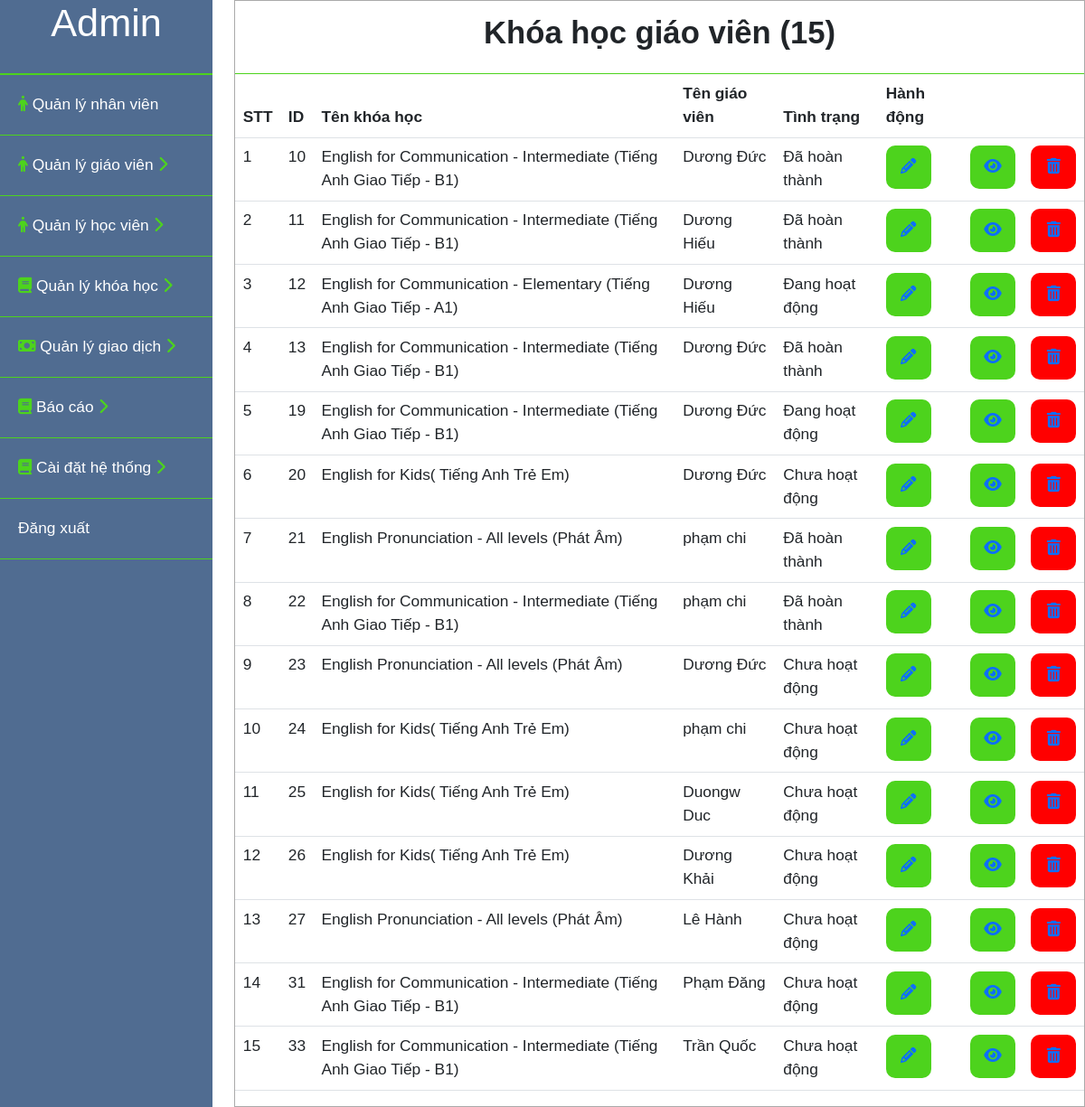
Screenshot of /admin/khoahoc_giaovien.php with the database file from the repository.
### tables this page shows
CREATE TABLE `khoahocgiaovien` (
  `id` int(11) NOT NULL,
  `giaovienid` int(11) NOT NULL,
  `theloaikhoahocid` int(11) NOT NULL,
  `hocphi` float NOT NULL,
  `thoigianbatdau` date NOT NULL,
  `thoigianketthuc` date NOT NULL,
  `cahoc` int(11) NOT NULL,
  `tinhtrang` varchar(255) NOT NULL,
  `tailieu1` varchar(100) NOT NULL,
  `tailieu2` varchar(100) NOT NULL
);

CREATE TABLE `theloaikhoahoc` (
  `id` int(11) NOT NULL,
  `tenkhoahoc` varchar(255) NOT NULL,
  `mota` text NOT NULL
);

CREATE TABLE `giaovien` (
  `id` int(11) NOT NULL,
  `hoten` varchar(100) NOT NULL,
  `email` varchar(100) NOT NULL,
  `sodienthoai` int(11) NOT NULL,
  `theloaigiaovien` int(11) NOT NULL,
  `quocgia` varchar(10) NOT NULL,
  `gioitinh` int(11) NOT NULL,
  `vitien` int(11) NOT NULL,
  `diachi` varchar(255) NOT NULL,
  `timezone` varchar(10) NOT NULL,
  `idcongcudayhoc` int(11) NOT NULL,
  `linkdayhoc` varchar(255) NOT NULL,
  `danhgia` int(11) NOT NULL,
  `gioithieubanthan1` text NOT NULL,
  `gioithieubanthan2` text NOT NULL,
  `gioithieubanthan3` text NOT NULL,
  `imgprofile` varchar(255) NOT NULL,
  `taikhoan` int(11) NOT NULL,
  `video` varchar(100) NOT NULL,
  `idcard1` varchar(100) NOT NULL,
  `idcard2` varchar(100) NOT NULL,
  `chungchi1` varchar(100) NOT NULL,
  `chungchi2` varchar(100) NOT NULL,
  `congcu1` varchar(100) NOT NULL,
  `congcu2` varchar(100) NOT NULL,
  `congcu3` varchar(100) NOT NULL,
  `congcu4` varchar(100) NOT NULL
);

### admin/khoahoc_giaovien.php (the view, shortened to what this page needs)
<?php
    include("../user/connect.php");
    $sql_kh = "SELECT khoahocgiaovien.*,theloaikhoahoc.tenkhoahoc,giaovien.hoten
                FROM khoahocgiaovien,theloaikhoahoc,giaovien
                WHERE khoahocgiaovien.theloaikhoahocid = theloaikhoahoc.id
                and khoahocgiaovien.giaovienid = giaovien.id";
    $stmt_kh = $conn->prepare($sql_kh);
    $query_kh= $stmt_kh->execute();
    $result_kh = array();
    while($row_kh = $stmt_kh->fetch(PDO::FETCH_ASSOC)){
        $result_kh[] = $row_kh;
    }
    $sql_sl = "SELECT count(id) as dem FROM khoahocgiaovien";
    $stmt_sl = $conn->prepare($sql_sl);
    $query_sl = $stmt_sl->execute();
    $result_sl = array();
    while($row_sl = $stmt_sl->fetch(PDO::FETCH_ASSOC)){
        $result_sl[] = $row_sl;
    }
    foreach ($result_sl as $items) {
        $slusers = $items['dem'];
    }
?>
<!DOCTYPE html>
<html lang="en">
<head>
    <link rel="stylesheet" href="css/bootstrap.min.css">
    <link rel="stylesheet" href="style/admin.css">
    <link rel="stylesheet" type="text/css" href="style/danhsach.css">
</head>
<body>
    <div id="content">
        <div id="admin__sidebar">
            <div class="admin__profile">
                <h1>Admin</h1>
            </div>
            <div class="admin__list">
                <ul>
                    <li class="admin__list--nhanvien">
                        <a href="nhanvien.php"><i class="fa-solid fa-person" style="color: #4dd31d;"></i> Quản lý nhân viên</a>
                    </li>
                    <li class="admin__list--giaovien">
                        <a href="#"  onclick="myFunction('toggle1')"><i class="fa-solid fa-person" style="color: #4dd31d;"></i> Quản lý giáo viên <i class="icondrop active fa-solid fa-chevron-right" style="color: #4dd31d;"></i><i class="icondrop fa-solid fa-chevron-down" style="color: #4dd31d;"></i></a>
                    </li>
                    <li class="admin__list--hocvien">
                        <a href="#" onclick="myFunction('toggle5')"> <i class="fa-solid fa-person" style="color: #4dd31d;"></i> Quản lý học viên <i class="icondrop active fa-solid fa-chevron-right" style="color: #4dd31d;"></i><i class="icondrop fa-solid fa-chevron-down" style="color: #4dd31d;"></i></a>
                    </li>
                    <li class="admin__list--khoahoc">
                        <a href="#" onclick="myFunction('toggle6')"> <i class="fa-sharp fa-solid fa-book" style="color: #4dd31d;"></i> Quản lý khóa học <i class="icondrop active fa-solid fa-chevron-right" style="color: #4dd31d;"></i><i class="icondrop fa-solid fa-chevron-down" style="color: #4dd31d;"></i></a>
                    </li>
                    <li class="admin__list--giaodich">
                        <a href="#" onclick="myFunction('toggle2')"><i class="fa-solid fa-money-bill" style="color: #4dd31d;"></i> Quản lý giao dịch <i class="icondrop active fa-solid fa-chevron-right" style="color: #4dd31d;"></i><i class="icondrop fa-solid fa-chevron-down" style="color: #4dd31d;"></i></a>
                    </li>
                    <li class="admin__list--baocao">
                        <a href="#" onclick="myFunction('toggle3')"> <i class="fa-sharp fa-solid fa-book" style="color: #4dd31d;"></i> Báo cáo <i class="icondrop active fa-solid fa-chevron-right" style="color: #4dd31d;"></i><i class="icondrop fa-solid fa-chevron-down" style="color: #4dd31d;"></i></a>
                    </li>
                    <li class="admin__list--hethong">
                        <a href="#" onclick="myFunction('toggle4')"> <i class="fa-sharp fa-solid fa-book" style="color: #4dd31d;"></i> Cài đặt hệ thống <i class="icondrop active fa-solid fa-chevron-right" style="color: #4dd31d;"></i><i class="icondrop fa-solid fa-chevron-down" style="color: #4dd31d;"></i></a>
                    </li>
                    <li class="admin__list--dangxuat">
                        <a href="logout.php">Đăng xuất</a>
                    </li>
                </ul>
            </div>
        </div>
         <div id="main_content">
            <div class="title">
                <h2>Khóa học giáo viên (<?php echo $slusers?>)</h2>
            </div>
            <div class="chitiet_content">
                <table class="table table-inverse">
                    <thead>
                        <tr>
                            <th>STT</th>
                            <th>ID</th>
                            <th>Tên khóa học</th>
                            <th>Tên giáo viên</th>
                            <th>Tình trạng</th>
                            <th>Hành động</th>
                            <th></th>
                            <th></th>
                        </tr>
                    </thead>
                    <tbody>
                        <?php $i=1; foreach($result_kh as $items):?>
                        <tr>
                            <td><?php echo $i;?></td>
                            <td><?php echo $items['id'];?></td>
                            <td><?php echo $items['tenkhoahoc'];?></td>
                            <td><?php echo $items['hoten'];?></td>
                            <td><?php echo $items['tinhtrang'];?></td>
                            <td><a class="btn-sua" href="khoahoc_giaovien_them.php?id=<?php echo $items['id']?>"><i class="fa-solid fa-pencil"></i></a></td>
                            <td><a class="btn-thongtinchitiet" href="khoahoc_giaovien_chitiet.php?id=<?php echo $items['id']?>"><i class="fa-solid fa-eye"></i></a></td>
                            <td><a class="btn-xoa" href="khoahoc_giaovien_xoa.php?id=<?php echo $items['id']?>"><i class="fa-solid fa-trash-can"></i></a></td>
                        </tr>
                        <?php $i++; endforeach?>
                    </tbody>
                </table>
            </div>
         </div>
    </div>
</body>
</html>

### admin/style/admin.css (style rules this page uses)
* { font-family: Verdana, Geneva, Tahoma, sans-serif; margin: 0; padding:0; box-sizing: border-box; font-size: 13pt; }
#admin__sidebar { width: 25%; background-color: #506c91; color: #ffffff; }
#admin__sidebar .admin__profile { text-align: center; padding-bottom: 20px; border-bottom: 2px solid #4dd31d; }
#admin__sidebar .admin__list li { list-style: none;; }
#admin__sidebar .admin__list a { text-decoration: none; color: #ffffff; }
.admin__list ul { padding: 0; }
.admin__list li { padding: 20px; border-bottom: 1px solid #4dd31d; }
.icondrop { display: none; }
.icondrop.active { display: inline-block; }
.btn-thongtinchitiet { display: inline-block; background-color: #4dd31d; text-decoration: none; width: 50px; height: 48px; line-height: 48px; font-size: 16px; border-radius: 10px; text-align: center; }
.btn-sua { display: inline-block; background-color: #4dd31d; text-decoration: none; min-width:50px; height: 48px; line-height: 48px; font-size: 16px; border-radius: 10px; text-align: center; }
.btn-xoa { display: inline-block; background-color: red; text-decoration: none; min-width:50px; height: 48px; line-height: 48px; font-size: 16px; border-radius: 10px; text-align: center; }

### admin/style/danhsach.css (style rules this page uses)
#content { display: flex; }
#main_content { margin-left: 2%; width: 100%; max-width: 1150px; border: 1px solid #aaaaaa; height: auto; }
#main_content .title { border-bottom: 1px solid #4dd31d; text-align: center; padding: 15px ; }
#main_content .title h2 { font-weight: bold; }

### rows the page displays
khoahocgiaovien: id "10", theloaikhoahocid.tenkhoahoc "English for Communication - Intermediate (Tiếng Anh Giao Tiếp - B1)", giaovienid.hoten "Dương Đức", tinhtrang "Đã hoàn thành"
khoahocgiaovien: id "11", theloaikhoahocid.tenkhoahoc "English for Communication - Intermediate (Tiếng Anh Giao Tiếp - B1)", giaovienid.hoten "Dương Hiếu", tinhtrang "Đã hoàn thành"
khoahocgiaovien: id "12", theloaikhoahocid.tenkhoahoc "English for Communication - Elementary (Tiếng Anh Giao Tiếp - A1)", giaovienid.hoten "Dương Hiếu", tinhtrang "Đang hoạt động"
khoahocgiaovien: id "13", theloaikhoahocid.tenkhoahoc "English for Communication - Intermediate (Tiếng Anh Giao Tiếp - B1)", giaovienid.hoten "Dương Đức", tinhtrang "Đã hoàn thành"
khoahocgiaovien: id "19", theloaikhoahocid.tenkhoahoc "English for Communication - Intermediate (Tiếng Anh Giao Tiếp - B1)", giaovienid.hoten "Dương Đức", tinhtrang "Đang hoạt động"
khoahocgiaovien: id "20", theloaikhoahocid.tenkhoahoc "English for Kids( Tiếng Anh Trẻ Em)", giaovienid.hoten "Dương Đức", tinhtrang "Chưa hoạt động"
khoahocgiaovien: id "21", theloaikhoahocid.tenkhoahoc "English Pronunciation - All levels (Phát Âm)", giaovienid.hoten "phạm chi", tinhtrang "Đã hoàn thành"
khoahocgiaovien: id "22", theloaikhoahocid.tenkhoahoc "English for Communication - Intermediate (Tiếng Anh Giao Tiếp - B1)", giaovienid.hoten "phạm chi", tinhtrang "Đã hoàn thành"
khoahocgiaovien: id "23", theloaikhoahocid.tenkhoahoc "English Pronunciation - All levels (Phát Âm)", giaovienid.hoten "Dương Đức", tinhtrang "Chưa hoạt động"
khoahocgiaovien: id "24", theloaikhoahocid.tenkhoahoc "English for Kids( Tiếng Anh Trẻ Em)", giaovienid.hoten "phạm chi", tinhtrang "Chưa hoạt động"
khoahocgiaovien: id "25", theloaikhoahocid.tenkhoahoc "English for Kids( Tiếng Anh Trẻ Em)", giaovienid.hoten "Duongw Duc", tinhtrang "Chưa hoạt động"
khoahocgiaovien: id "26", theloaikhoahocid.tenkhoahoc "English for Kids( Tiếng Anh Trẻ Em)", giaovienid.hoten "Dương Khải", tinhtrang "Chưa hoạt động"
khoahocgiaovien: id "27", theloaikhoahocid.tenkhoahoc "English Pronunciation - All levels (Phát Âm)", giaovienid.hoten "Lê Hành", tinhtrang "Chưa hoạt động"
khoahocgiaovien: id "31", theloaikhoahocid.tenkhoahoc "English for Communication - Intermediate (Tiếng Anh Giao Tiếp - B1)", giaovienid.hoten "Phạm Đăng", tinhtrang "Chưa hoạt động"
khoahocgiaovien: id "33", theloaikhoahocid.tenkhoahoc "English for Communication - Intermediate (Tiếng Anh Giao Tiếp - B1)", giaovienid.hoten "Trần Quốc", tinhtrang "Chưa hoạt động"

### other values shown
$slusers "15"
